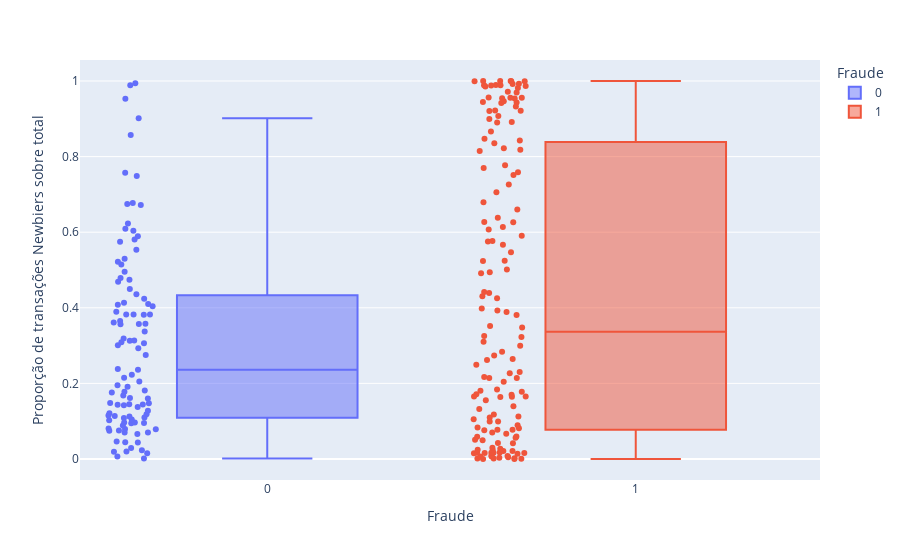

The notebook cell this image was saved under:
### Code cell
fig = px.box(df_newbiers_boxplot, x="Fraude", y="Proporção de transações Newbiers sobre total", points="all", log_y=False, color='Fraude')
fig.show()

### Figure 1 — Plotly figure (JSON) as saved in the notebook; plotly's stock layout.template omitted (floating-point values rounded to 4 significant figures; data arrays with more than 128 entries replaced by an {"elided": "..."} marker saying what was removed)
{"data": [{"alignmentgroup": "True", "boxpoints": "all", "hovertemplate": "Fraude=%{x}<br>Proporção de transações Newbiers sobre total=%{y}<extra></extra>", "legendgroup": "0", "marker": {"color": "#636efa"}, "name": "0", "notched": false, "offsetgroup": "0", "orientation": "v", "showlegend": true, "type": "box", "x": [0, 0, 0, 0, 0, 0, 0, 0, 0, 0, 0, 0, 0, 0, 0, 0, 0, 0, 0, 0, 0, 0, 0, 0, 0, 0, 0, 0, 0, 0, 0, 0, 0, 0, 0, 0, 0, 0, 0, 0, 0, 0, 0, 0, 0, 0, 0, 0, 0, 0, 0, 0, 0, 0, 0, 0, 0, 0, 0, 0, 0, 0, 0, 0, 0, 0, 0, 0, 0, 0, 0, 0, 0, 0, 0, 0, 0, 0, 0, 0, 0, 0, 0, 0, 0, 0, 0, 0, 0, 0, 0, 0, 0, 0, 0, 0, 0, 0, 0, 0, 0, 0, 0], "x0": " ", "xaxis": "x", "y": [0.4495, 0.6747, 0.1213, 0.3008, 0.5147, 0.195, 0.1616, 0.08849, 0.1042, 0.4043, 0.1682, 0.5294, 0.1445, 0.09505, 0.1436, 0.04389, 0.6773, 0.1026, 0.1149, 0.1448, 0.3064, 0.1761, 0.3648, 0.3186, 0.09445, 0.006534, 0.4237, 0.2384, 0.9886, 0.5894, 0.293, 0.9016, 0.07486, 0.04654, 0.3815, 0.4786, 0.7575, 0.3374, 0.4077, 0.2231, 0.6231, 0.4745, 0.1485, 0.581, 0.06985, 0.07043, 0.1085, 0.3825, 0.3128, 0.02929, 0.3822, 0.4098, 0.01511, 0.6092, 0.1375, 0.09632, 0.1813, 0.7487, 0.1184, 0.3574, 0.1779, 0.4361, 0.08065, 0.9531, 0.3565, 0.6037, 0.5538, 0.07895, 0.1099, 0.066, 0.9939, 0.8571, 0.02324, 0.1914, 0.01997, 0.1598, 0.1421, 0.2151, 0.114, 0.1279, 0.4689, 0.1124, 0.5216, 0.01937, 0.4137, 0.382, 0.2049, 0.3091, 0.001482, 0.07547, 0.04412, 0.3577, 0.3614, 0.3132, 0.09645, 0.6722, 0.2751, 0.4955, 0.3898, 0.07921, 0.575, 0.2361, 0.1473], "y0": " ", "yaxis": "y"}, {"alignmentgroup": "True", "boxpoints": "all", "hovertemplate": "Fraude=%{x}<br>Proporção de transações Newbiers sobre total=%{y}<extra></extra>", "legendgroup": "1", "marker": {"color": "#EF553B"}, "name": "1", "notched": false, "offsetgroup": "1", "orientation": "v", "showlegend": true, "type": "box", "x": {"elided": "148 int values"}, "x0": " ", "xaxis": "x", "y": {"elided": "148 float values"}, "y0": " ", "yaxis": "y"}], "layout": {"autosize": true, "boxmode": "overlay", "legend": {"title": {"text": "Fraude"}, "tracegroupgap": 0}, "margin": {"t": 60}, "xaxis": {"anchor": "y", "autorange": true, "categoryarray": [0, 1], "categoryorder": "array", "domain": [0, 1], "range": [-0.5089, 1.5], "title": {"text": "Fraude"}, "type": "linear"}, "yaxis": {"anchor": "x", "autorange": true, "domain": [0, 1], "range": [-0.05555, 1.056], "title": {"text": "Proporção de transações Newbiers sobre total"}, "type": "linear"}}}
